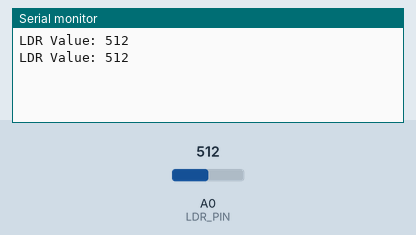
This sketch was run on a simulated Arduino Uno, built with avr-gcc and run on an emulated ATmega328P. On the bench: the last lines printed to the serial monitor. The test bench sets the inputs (shaded band); at power-on: A0 (LDR_PIN) = 512.

Above: at 5.8 s.
5.9 s: A0 (LDR_PIN) set to 716
At 10.8 s:
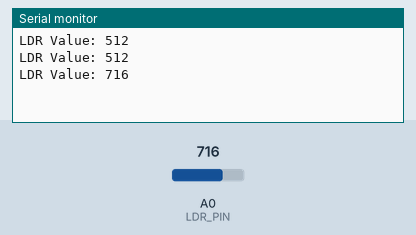
11.9 s: A0 (LDR_PIN) set to 900
At 15.9 s:
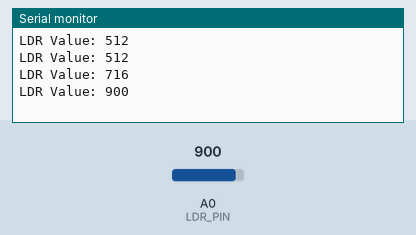
Timing chart, 0 to 17.4 s (numbered marks = the images above; inputs shaded):
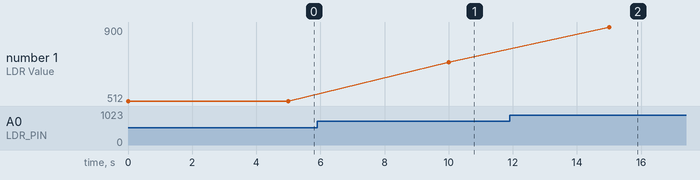

The sketch:

LDR.ino
```cpp
#define LDR_PIN A0
void setup() {
  Serial.begin (9600);
}

void loop() {
  int ldrValue = analogRead(LDR_PIN);
  Serial.print("LDR Value: ");
  Serial.println(ldrValue);
  delay(5000);

}
```

Measured:
- after the input at 5.9 s, the serial monitor: prints a new line after 4.1 s (image 1)
- after the input at 11.9 s, the serial monitor: prints a new line after 3.1 s (image 2)
- plotted number 1: 512 → 716 after the input at 5.9 s, 716 → 900 after the input at 11.9 s
